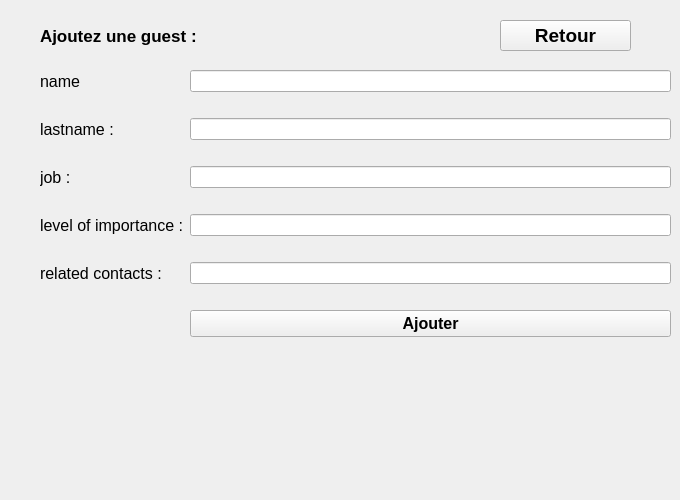
     <widget class="QWidget" name="page_15">
      <widget class="QLabel" name="label_76">
       <property name="geometry">
        <rect>
         <x>40</x>
         <y>20</y>
         <width>281</width>
         <height>31</height>
        </rect>
       </property>
       <property name="font">
        <font>
         <pointsize>13</pointsize>
         <weight>75</weight>
         <bold>true</bold>
        </font>
       </property>
       <property name="text">
        <string>Ajoutez une guest : </string>
       </property>
      </widget>
      <widget class="QLabel" name="label_50">
       <property name="geometry">
        <rect>
         <x>160</x>
         <y>450</y>
         <width>121</width>
         <height>41</height>
        </rect>
       </property>
       <property name="font">
        <font>
         <pointsize>12</pointsize>
        </font>
       </property>
       <property name="text">
        <string/>
       </property>
      </widget>
      <widget class="QPushButton" name="pushButton_13">
       <property name="geometry">
        <rect>
         <x>500</x>
         <y>20</y>
         <width>131</width>
         <height>31</height>
        </rect>
       </property>
       <property name="font">
        <font>
         <pointsize>14</pointsize>
         <weight>75</weight>
         <bold>true</bold>
        </font>
       </property>
       <property name="styleSheet">
        <string notr="true">#pushButton_14{
background-color: transparent;
background-image: url(C:/Users/amdouni/Desktop/Res_Clients/black.png);
border: none;
color:white;
background-repeat: none;
}</string>
       </property>
       <property name="text">
        <string>Retour</string>
       </property>
      </widget>
      <widget class="QWidget" name="formLayoutWidget_2">
       <property name="geometry">
        <rect>
         <x>40</x>
         <y>70</y>
         <width>631</width>
         <height>341</height>
        </rect>
       </property>
       <layout class="QFormLayout" name="formLayout_2">
        <item row="2" column="0">
         <widget class="QLabel" name="label_93">
          <property name="font">
           <font>
            <pointsize>12</pointsize>
           </font>
          </property>
          <property name="text">
           <string>lastname :</string>
          </property>
         </widget>
        </item>
        <item row="2" column="1">
         <widget class="QLineEdit" name="lastaddguest">
          <property name="text">
           <string/>
          </property>
         </widget>
        </item>
        <item row="4" column="0">
         <widget class="QLabel" name="label_92">
          <property name="font">
           <font>
            <pointsize>12</pointsize>
           </font>
          </property>
          <property name="text">
           <string>job :</string>
          </property>
         </widget>
        </item>
        <item row="4" column="1">
         <widget class="QLineEdit" name="jobaddguest">
          <property name="text">
           <string/>
          </property>
         </widget>
        </item>
        <item row="0" column="1">
         <widget class="QLineEdit" name="nameaddguest">
          <property name="text">
           <string/>
          </property>
         </widget>
        </item>
        <item row="11" column="0">
         <widget class="QLabel" name="label_94">
          <property name="font">
           <font>
            <pointsize>12</pointsize>
           </font>
          </property>
          <property name="text">
           <string>related contacts :</string>
          </property>
         </widget>
        </item>
        <item row="11" column="1">
         <widget class="QLineEdit" name="contactaddguest">
          <property name="text">
           <string/>
          </property>
         </widget>
        </item>
        <item row="13" column="1">
         <widget class="QPushButton" name="pushButton_10">
          <property name="font">
           <font>
            <pointsize>12</pointsize>
            <weight>75</weight>
            <bold>true</bold>
           </font>
          </property>
          <property name="styleSheet">
           <string notr="true"/>
          </property>
          <property name="text">
           <string>Ajouter</string>
          </property>
         </widget>
        </item>
        <item row="1" column="1">
         <widget class="QLabel" name="guestsnamelabel">
          <property name="text">
           <string/>
          </property>
         </widget>
        </item>
        <item row="3" column="1">
         <widget class="QLabel" name="guestslastlabel">
          <property name="text">
           <string/>
          </property>
         </widget>
        </item>
        <item row="5" column="1">
         <widget class="QLabel" name="guestsjoblabel">
          <property name="text">
           <string/>
          </property>
         </widget>
        </item>
        <item row="12" column="1">
         <widget class="QLabel" name="guestscontactslabel">
          <property name="text">
           <string/>
          </property>
         </widget>
        </item>
        <item row="8" column="0">
         <widget class="QLabel" name="label_91">
          <property name="font">
           <font>
            <pointsize>12</pointsize>
           </font>
          </property>
          <property name="text">
           <string>level of importance :</string>
          </property>
         </widget>
        </item>
        <item row="8" column="1">
         <widget class="QLineEdit" name="leveladdguest">
          <property name="text">
           <string/>
          </property>
         </widget>
        </item>
        <item row="9" column="1">
         <widget class="QLabel" name="guestslevellabel">
          <property name="text">
           <string/>
          </property>
         </widget>
        </item>
        <item row="0" column="0">
         <widget class="QLabel" name="label_90">
          <property name="font">
           <font>
            <pointsize>12</pointsize>
           </font>
          </property>
          <property name="text">
           <string>name</string>
          </property>
         </widget>
        </item>
       </layout>
      </widget>
     </widget>
